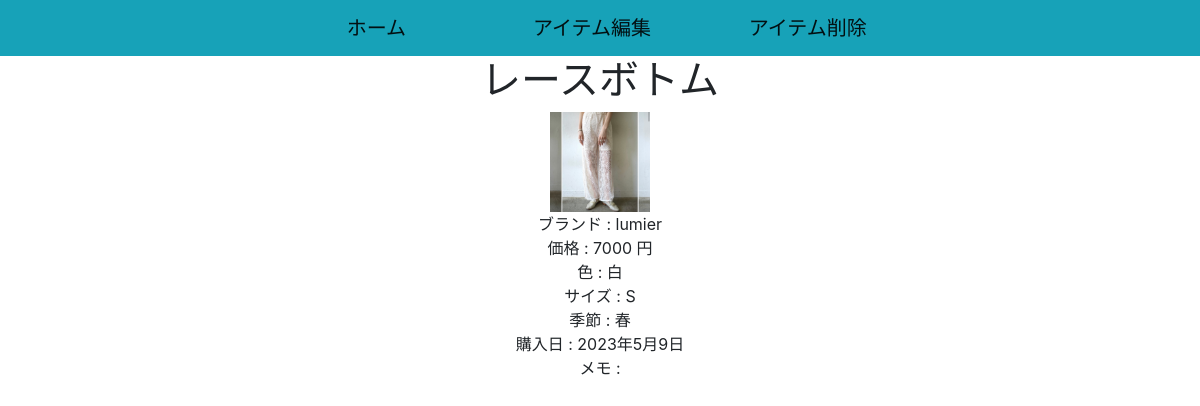
The page /projectapp/item_detail/24 on the database its author committed.
### projectapp/models.py (models this page shows, shortened)
class Item(models.Model):#各アイテム(白Tシャツ、花柄スカートなど)
    SIZE_CHOICES = [
        ('XS', 'XS'),
        ('S', 'S'),
        ('M', 'M'),
        ('L', 'L'),
        ('F', 'F')
    ]
    SEASON_CHOICES = [
        ('春', '春'),
        ('夏', '夏'),
        ('秋', '秋'),
        ('冬', '冬')
    ]
    item_name = models.CharField(max_length=150)
    item_picture = models.FileField(upload_to='item_picture/',null=True,blank=True)
    item_color = models.CharField(max_length=150,db_index=True,null=True,blank=True)
    item_brand = models.CharField(max_length=150,db_index=True,blank=True)
    item_price = models.IntegerField()
    item_size = models.CharField(max_length=150,null=True,blank=True,choices=SIZE_CHOICES)
    item_season = models.CharField(max_length=150,db_index=True,null=True,blank=True,choices=SEASON_CHOICES)
    item_purchase_date = models.DateField(null=True,blank=True)
    item_expiration_date = models.DateField(null=True,blank=True)
    create_at = models.DateTimeField(default=timezone.datetime.now)
    update_at = models.DateTimeField(default=timezone.datetime.now)
    memo = models.TextField(null=True,blank=True)
    user = models.ForeignKey(
        'Users',on_delete=models.CASCADE,
        )
    category = models.ForeignKey(
        'Category',on_delete=models.CASCADE
        )
    class Meta:
        db_table = 'Item'

### projectapp/views.py (the view)
# urls.py: path('item_detail/<int:pk>',ItemDetailView.as_view(),name='item_detail'),
class ItemDetailView(DetailView):
    model = Item
    template_name = 'item_detail.html'
    def get_context_data(self, **kwargs):
        context = super().get_context_data(**kwargs)
        return context

### projectapp/templates/item_detail.html (shortened to what this page needs)
<!DOCTYPE html>
<div style="text-align: center">
<html lang="ja">
  <head>
    <link rel="stylesheet" href="https://cdn.jsdelivr.net/npm/bootstrap@4.3.1/dist/css/bootstrap.min.css">
  </head>
  <body>
    <nav class="navbar navbar-expand-lg navbar-light bg-info row justify-content-center">
    <a class="navbar-brand col-2" href="{% url 'projectapp:category_list'  %}">ホーム</a>
    <a class="navbar-brand col-2" href="{% url 'projectapp:item_update' item.id %}">アイテム編集</a>
    <a class="navbar-brand col-2" href="{% url 'projectapp:item_delete' item.id %}">アイテム削除</a>
    </nav>
    {% block content %}
      <h1>{{ item.item_name }}<br></h1>
      <img width="100px" height="100px" src="{{item.item_picture.url}}"><br>
      ブランド : {{ item.item_brand }}<br>
      価格 : {{ item.item_price }} 円 <br>
      色 : {{ item.item_color }}<br>
      サイズ : {{ item.item_size }}<br>
      季節 : {{ item.item_season }}<br>
      購入日 : {{ item.item_purchase_date }}<br>
      メモ : {{ item.memo }}
    {% endblock %}
  </body>
</html>
</div>

### rows shown on the page
Item: item_name "レースボトム", item_picture (picture), item_brand "lumier", item_price "7000", item_color "白", item_size "S", item_season "春", item_purchase_date "2023年5月9日"
